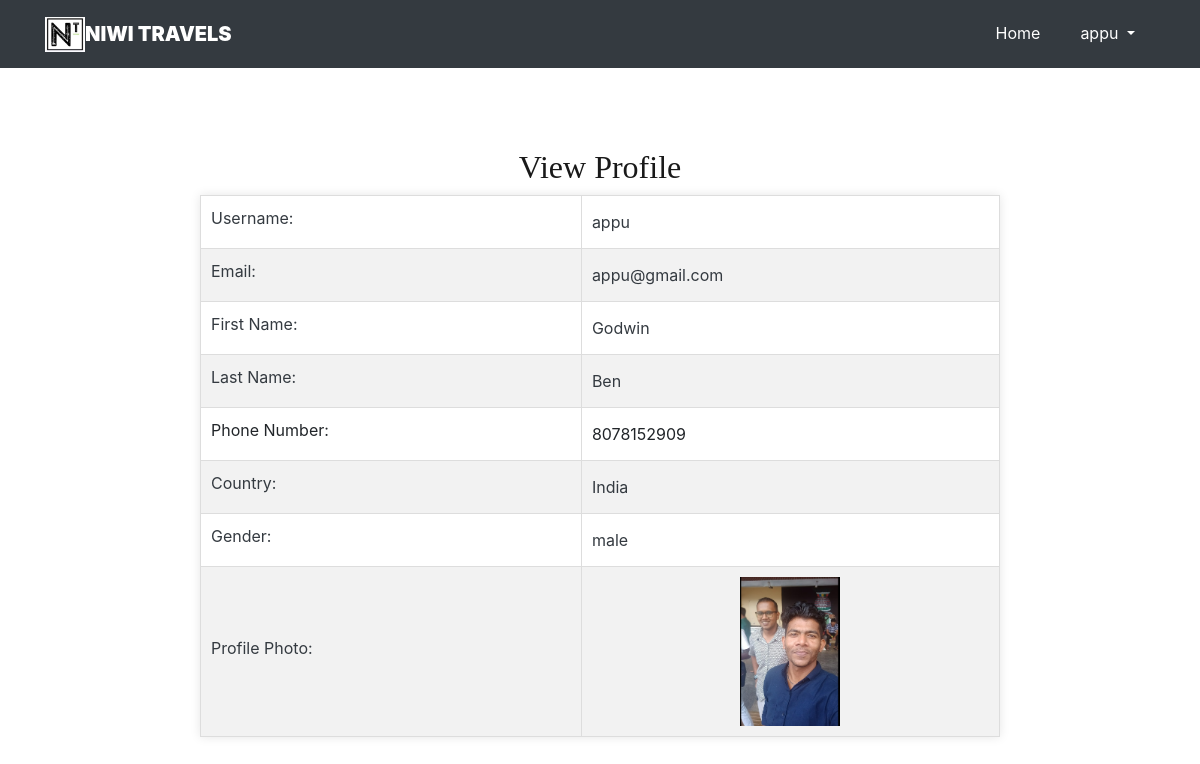
Screenshot of /viewprofileT/ (signed in) with the database file from the repository.
### Niwi_Travels/models.py (models this page shows, shortened)
class User(AbstractUser):
    is_traveller = models.BooleanField(default=True)
    is_driver = models.BooleanField(default=False)

class Traveller(models.Model):
    user = models.OneToOneField(User, on_delete=models.CASCADE, primary_key=True, related_name='traveller')
    first_name = models.CharField(max_length=30,null=True)
    last_name = models.CharField(max_length=30,null=True)
    phone_number = models.CharField(max_length=15, null=True)
    country = models.CharField(max_length=100, null=True)
    gender = models.CharField(max_length=10, null=True)
    profile_photo = models.ImageField(blank=True, null=True, upload_to='traveller_profile_photos/')

### Niwi_Travels/views.py (the view, shortened to what this page needs)
# urls.py: path('viewprofileT/', views.viewprofile, name='viewprofileT'),
@never_cache
@login_required(login_url='log')
def viewprofile(request):
    if request.user.is_authenticated and hasattr(request.user, 'traveller'):
        profile = request.user.traveller # Get or create the Traveller model instance
        user_details = {
            'username': request.user.username,
            'email': request.user.email,
            }
        return render(request, 'viewprofileT.html', {'profile': profile, 'user_details': user_details})

### templates/viewprofileT.html (shortened to what this page needs)
{% load static %}
<!DOCTYPE html>
<html lang="en">
<head>
        <link rel="stylesheet" href="{% static 'Niwi_Travels/css/style.css' %}">
        <link rel="stylesheet" href="https://maxcdn.bootstrapcdn.com/bootstrap/4.5.2/css/bootstrap.min.css">
      </head>
      <body data-spy="scroll" data-target=".site-navbar-target" data-offset="300">
        <nav class="navbar navbar-expand-lg navbar-dark ftco_navbar bg-dark ftco-navbar-light site-navbar-target" id="ftco-navbar">
            <div class="container">
                <img src="{% static 'Niwi_Travels/images/niwilogo.jpg' %}" alt="Logo" width="40px" height="35px"> <a class="navbar-brand" href="#">NIWI TRAVELS</a>
              <div class="collapse navbar-collapse" id="ftco-nav">
                <ul class="navbar-nav nav ml-auto">
                  <li class="nav-item"><a href="/thome" class="nav-link"><span style="color: #fff;">Home</span></a></li>
                  <li class="nav-item dropdown">
                    <a href="#" class="nav-link dropdown-toggle" data-toggle="dropdown" style="color: #fff;">
                        {{ user.username }}
                    </a>
                </li>
                </ul>
              </div>
            </div>
          </nav>
<div class="container">
    <h2 class="text-center">View Profile</h2>
    <table class="profile-table">
        <tr>
            <td class="text-dark"><label for="username">Username:</label></td>
            <td class="text-dark">{{ user_details.username }}</td>
        </tr>
        <tr>
            <td class="text-dark"><label for="email">Email:</label></td>
            <td class="text-dark">{{ user_details.email }}</td>
        </tr>
        <tr>
            <td class="text-dark"><label for="first_name">First Name:</label></td>
            <td class="text-dark">{{ profile.first_name }}</td>
        </tr>
        <tr>
            <td class="text-dark"><label for="last_name">Last Name:</label></td>
            <td class="text-dark">{{profile.last_name }}  {{ user_details.last_name }}</td>
        </tr>
        <tr>
            <td><label for="phone_number">Phone Number:</label></td>
            <td>{{ profile.phone_number }}</td>
        </tr>
        <tr>
            <td class="text-dark"><label for="country">Country:</label></td>
            <td class="text-dark">{{ profile.country }}</td>
        </tr>
        <tr>
            <td class="text-dark"><label for="gender">Gender:</label></td>
            <td class="text-dark">{{ profile.gender }}</td>
        </tr>
        <tr>
            <td class="text-dark"><label for="profile_photo">Profile Photo:</label></td>
            <td >
                {% if profile.profile_photo %}
                    <img src="{{ profile.profile_photo.url }}" alt="Profile Photo">
                {% else %}
                    No profile photo available.
                {% endif %}
            </td>
        </tr>
    </table>
</div>
</body>
</html>

### templates/viewprofileT.html (style rules this page uses)
.container { margin-top: 80px; }
.profile-table { width: 100%; max-width: 800px; margin: 0 auto; border-collapse: collapse; box-shadow: 0 0 10px rgba(0, 0, 0, 0.1); }
.profile-table th, .profile-table td { border: 1px solid #ddd; padding: 10px; text-align: left; }
.profile-table tr:nth-child(even) { background-color: #f2f2f2; }
.profile-table img { max-width: 100px; height: auto; display: block; margin: 0 auto; }
.text-dark { color: #000000; }

### rows the page displays
User: username "appu", email "appu@gmail.com"
Traveller: first_name "Godwin", last_name "Ben", phone_number "8078152909", country "India", gender "male", profile_photo (picture)
